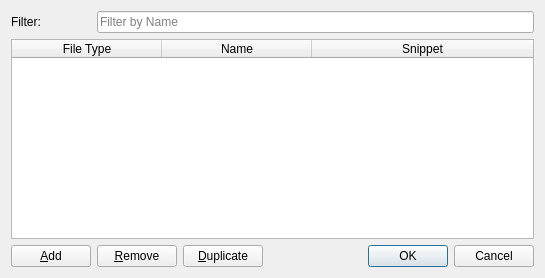
<?xml version="1.0" encoding="UTF-8"?>
<ui version="4.0">
 <class>Dialog</class>
 <widget class="QDialog" name="Dialog">
  <property name="geometry">
   <rect>
    <x>0</x>
    <y>0</y>
    <width>545</width>
    <height>278</height>
   </rect>
  </property>
  <property name="windowTitle">
   <string>Dialog</string>
  </property>
  <layout class="QGridLayout" name="gridLayout">
   <item row="1" column="0" colspan="4">
    <widget class="QTableWidget" name="table">
     <property name="textElideMode">
      <enum>Qt::ElideMiddle</enum>
     </property>
     <property name="sortingEnabled">
      <bool>true</bool>
     </property>
     <attribute name="horizontalHeaderDefaultSectionSize">
      <number>150</number>
     </attribute>
     <attribute name="horizontalHeaderHighlightSections">
      <bool>false</bool>
     </attribute>
     <attribute name="horizontalHeaderStretchLastSection">
      <bool>true</bool>
     </attribute>
     <attribute name="verticalHeaderVisible">
      <bool>false</bool>
     </attribute>
     <column>
      <property name="text">
       <string>File Type</string>
      </property>
     </column>
     <column>
      <property name="text">
       <string>Name</string>
      </property>
     </column>
     <column>
      <property name="text">
       <string>Snippet</string>
      </property>
     </column>
    </widget>
   </item>
   <item row="2" column="1">
    <widget class="QPushButton" name="pb_remove">
     <property name="text">
      <string>&amp;Remove</string>
     </property>
     <property name="icon">
      <iconset resource="../icons/tango.qrc">
       <normaloff>:/icons/tango/list-remove.png</normaloff>:/icons/tango/list-remove.png</iconset>
     </property>
    </widget>
   </item>
   <item row="0" column="1" colspan="3">
    <widget class="QLineEdit" name="le_filter">
     <property name="placeholderText">
      <string>Filter by Name</string>
     </property>
     <property name="clearButtonEnabled">
      <bool>true</bool>
     </property>
    </widget>
   </item>
   <item row="2" column="3">
    <widget class="QDialogButtonBox" name="buttonBox">
     <property name="orientation">
      <enum>Qt::Horizontal</enum>
     </property>
     <property name="standardButtons">
      <set>QDialogButtonBox::Cancel|QDialogButtonBox::Ok</set>
     </property>
    </widget>
   </item>
   <item row="0" column="0">
    <widget class="QLabel" name="label">
     <property name="text">
      <string>Filter:</string>
     </property>
    </widget>
   </item>
   <item row="2" column="0">
    <widget class="QPushButton" name="pb_add">
     <property name="text">
      <string>&amp;Add</string>
     </property>
     <property name="icon">
      <iconset resource="../icons/tango.qrc">
       <normaloff>:/icons/tango/list-add.png</normaloff>:/icons/tango/list-add.png</iconset>
     </property>
    </widget>
   </item>
   <item row="2" column="2">
    <widget class="QPushButton" name="pb_duplicate">
     <property name="text">
      <string>&amp;Duplicate</string>
     </property>
     <property name="icon">
      <iconset resource="../icons/tango.qrc">
       <normaloff>:/icons/tango/edit-copy.png</normaloff>:/icons/tango/edit-copy.png</iconset>
     </property>
    </widget>
   </item>
  </layout>
 </widget>
 <resources>
  <include location="../icons/tango.qrc"/>
 </resources>
 <connections>
  <connection>
   <sender>buttonBox</sender>
   <signal>accepted()</signal>
   <receiver>Dialog</receiver>
   <slot>accept()</slot>
   <hints>
    <hint type="sourcelabel">
     <x>248</x>
     <y>254</y>
    </hint>
    <hint type="destinationlabel">
     <x>157</x>
     <y>274</y>
    </hint>
   </hints>
  </connection>
  <connection>
   <sender>buttonBox</sender>
   <signal>rejected()</signal>
   <receiver>Dialog</receiver>
   <slot>reject()</slot>
   <hints>
    <hint type="sourcelabel">
     <x>316</x>
     <y>260</y>
    </hint>
    <hint type="destinationlabel">
     <x>286</x>
     <y>274</y>
    </hint>
   </hints>
  </connection>
 </connections>
</ui>
